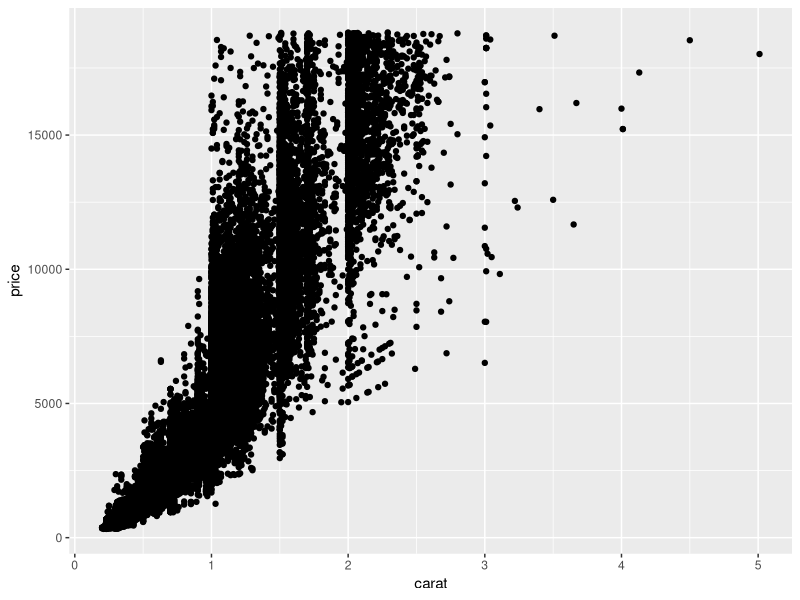
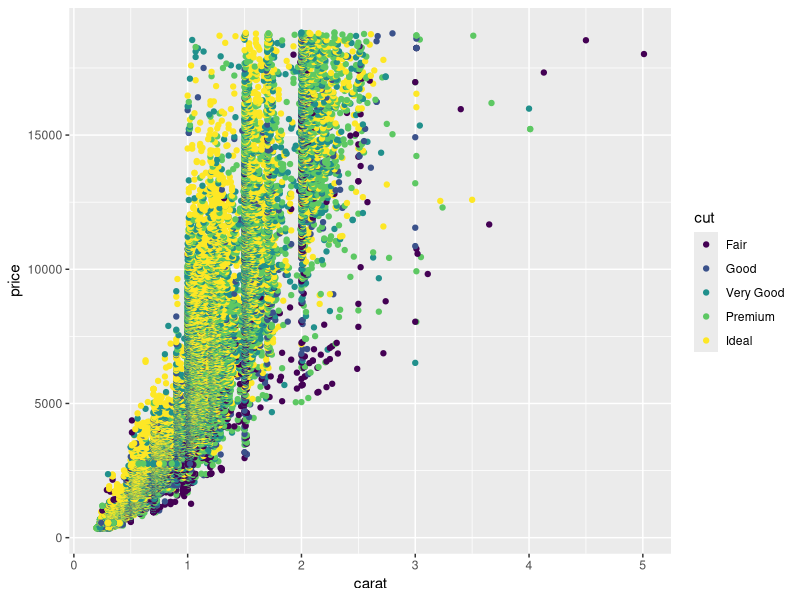
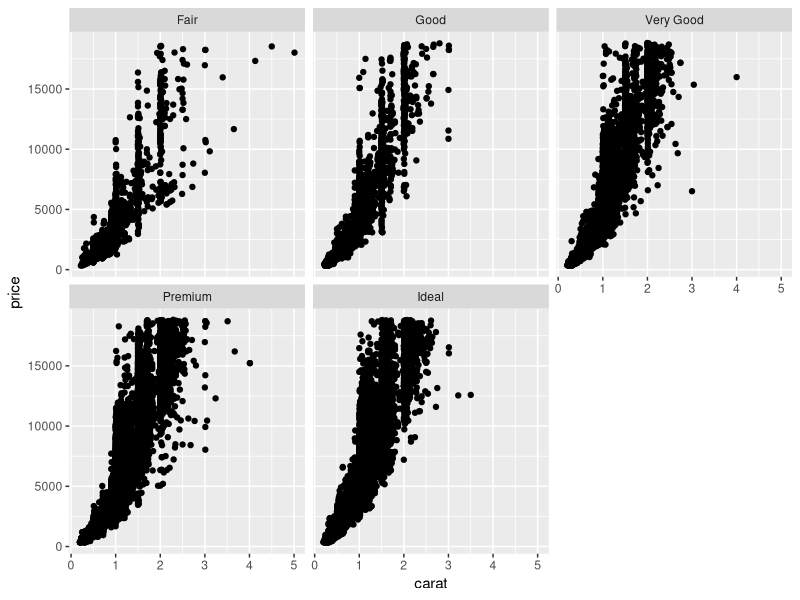
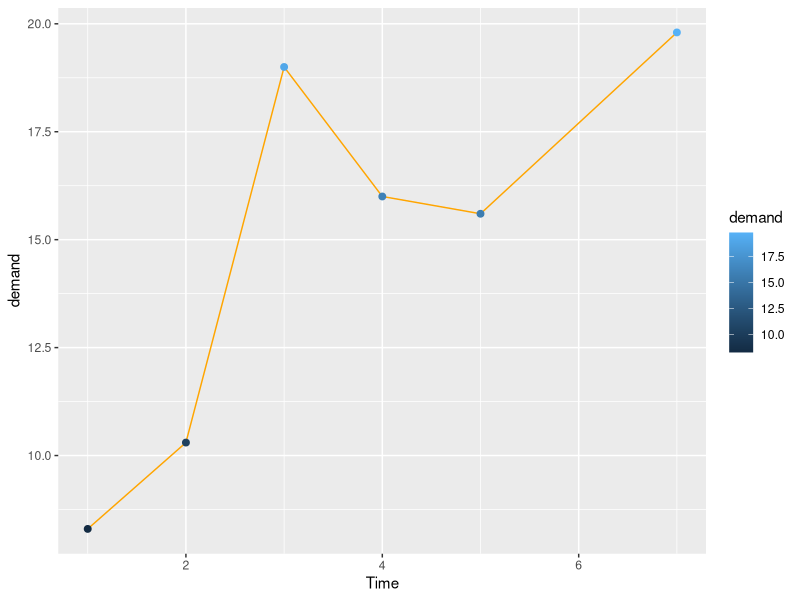
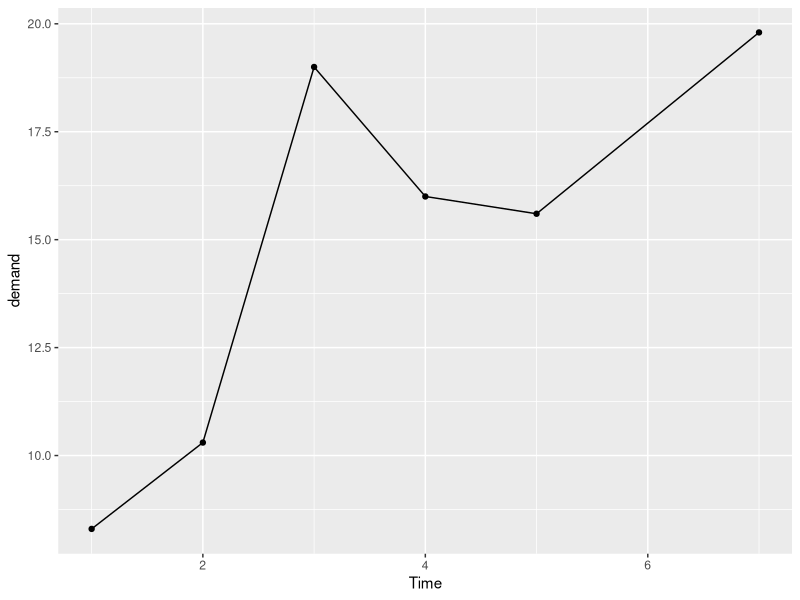
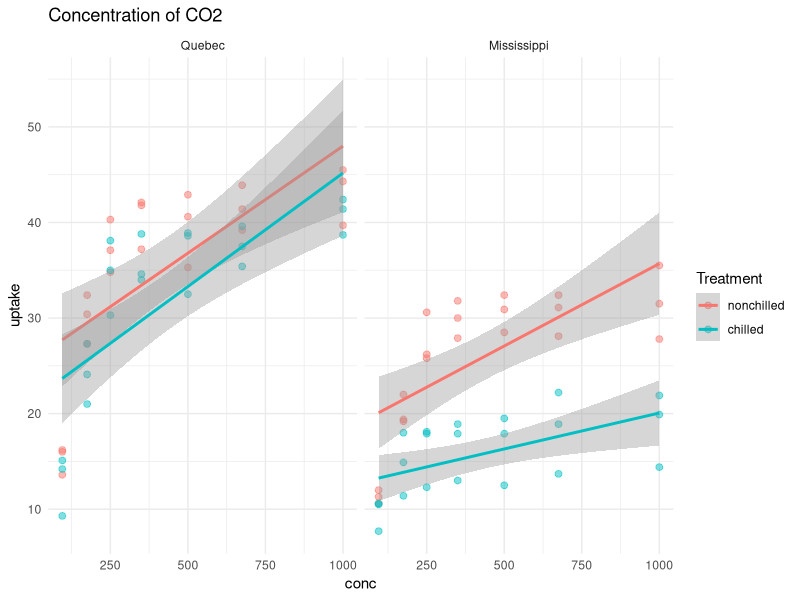
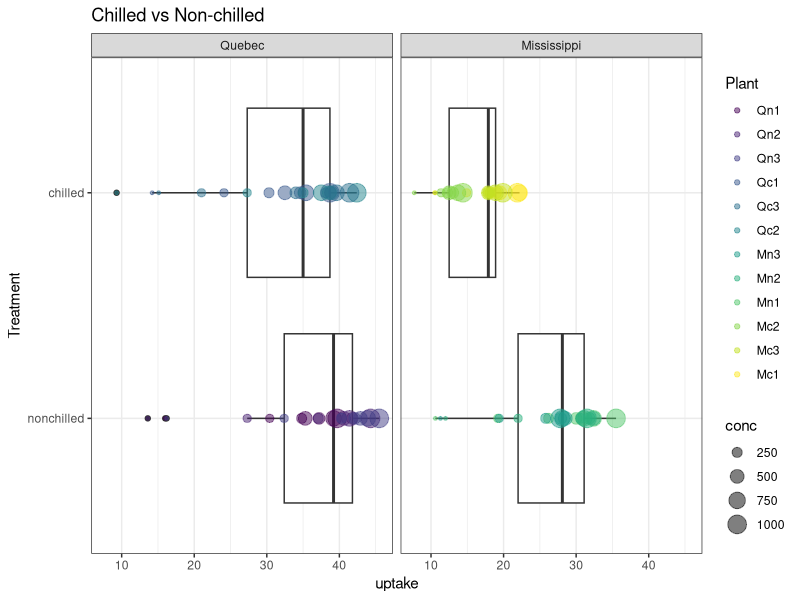
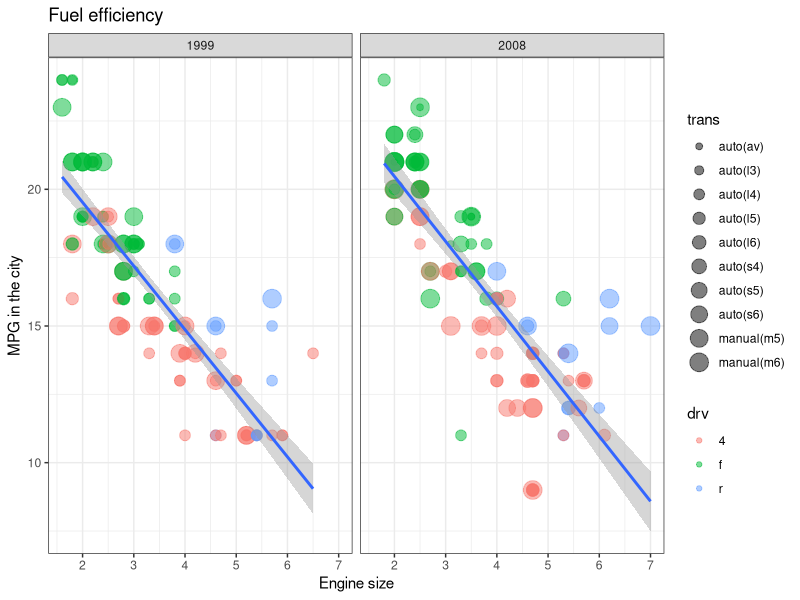

The R script that drew these images, in order:
library(tidyverse)

# Viewing data
head(diamonds)
str(diamonds)
glimpse(diamonds)
colnames(diamonds)

# Cleaning data
rename(diamonds, carat_new = carat)
rename(diamonds, carat_new = carat, cut_new = cut)
summarise(diamonds, mean_carat = mean(carat))

ggplot(data = diamonds, aes(x = carat, y = price)) + geom_point()
ggplot(data = diamonds, aes(x = carat, y = price, colour = cut)) + geom_point()
ggplot(data = diamonds, aes(x = carat, y = price)) +
 geom_point() +
 facet_wrap(~cut)


# ggplot2 basics
data()
BOD
?BOD

ggplot(data = BOD, mapping = aes(x = Time, y = demand, colour = demand)) +
 geom_line(colour = "orange") +
 geom_point(size = 2)

ggplot(BOD, aes(Time, demand)) +
 geom_line() +
 geom_point()


view(CO2)
CO2 %>%
 ggplot(aes(x = conc, y = uptake, colour = Treatment)) +
  geom_point(size = 2, alpha = 0.5) +
  geom_smooth(method = lm, se = T) +
  facet_wrap(~Type) +
  labs(title = "Concentration of CO2") +
  theme_minimal()

CO2 %>%
 ggplot(aes(Treatment, uptake)) +
  geom_boxplot() +
  geom_point(alpha = 0.5, aes(size = conc, colour = Plant)) +
  facet_wrap(~Type) +
  coord_flip() +
  labs(title = "Chilled vs Non-chilled") +
  theme_bw()


view(mpg)
colnames(mpg)
mpg %>%
 filter(cty < 25) %>%
 ggplot(aes(displ, cty)) +
  geom_point(aes(colour = drv, size = trans), alpha = 0.5) +
  geom_smooth(method = lm) +
  facet_wrap(~year, nrow = 1) +
  labs(x = "Engine size", y = "MPG in the city", title = "Fuel efficiency") +
  theme_bw()

# manufacturer
# manufacturer name

# model
# model name

# displ
# engine displacement, in litres

# year
# year of manufacture

# cyl
# number of cylinders

# trans
# type of transmission

# drv
# the type of drive train, where f = front-wheel drive, r = rear wheel drive, 4 = 4wd

# cty
# city miles per gallon

# hwy
# highway miles per gallon

# fl
# fuel type

# class
# "type" of car


mpg %>%
 # fuels <- c("p", "r") %>%
 # filter(year == 2008, mpg$fl == "p" & mpg$fl=="r") %>%
 # filter(fl == fuels) %>%
 # filter(mpg$fl == "p" & mpg$fl=="r") %>%
 ggplot(aes(displ, cty)) +
  geom_point(aes(colour = fl, size = displ), alpha = .5) +
  geom_smooth(method = lm) +
  labs(x = "Engine size",
      y = "MPG in the city",
      title = "Fuel efficiency by nof cylinders") +
  facet_wrap(~cyl) +
theme_minimal()

typeof(mpg$fl)







